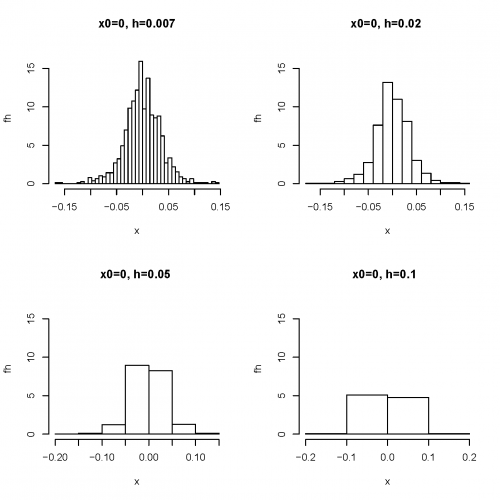

The R source for this figure:
# ------------------------------------------------------------------------------
# Book:        SPM - Nonparametric and Semiparametric Modelling
# ------------------------------------------------------------------------------
# Quantlet:    SPMhisdiffbin
# ------------------------------------------------------------------------------
# Description: SPMhisdiffbin computes histograms with different binwidths           
# ------------------------------------------------------------------------------
# Usage:       -
# ------------------------------------------------------------------------------
# Inputs:      x0 - origin
#              h  - binwidth
# ------------------------------------------------------------------------------
# Output:      Plot four histograms for the stock returns data with different 
#              bindwidths.
# ------------------------------------------------------------------------------
# Keywords:    histogram, binwidth,
# ------------------------------------------------------------------------------
# See also:    SPMhistogram, SPMhistmse, SPMhisdiffori, SPMashstock, 
#              SPMhiststock
# ------------------------------------------------------------------------------
# Example:     -
# ------------------------------------------------------------------------------
# Author:      Marlene Mueller, 2008/11/21
# ------------------------------------------------------------------------------

# Close windows and clear variables
graphics.off()
rm(list = ls(all = TRUE))

# Read dataset
x = read.csv("C:/.../stockres.txt")  #Change directory
x = unlist(x)

# Input
h  = c(0.007, 0.02, 0.05, 0.1)  #binwidth, 1x4 vector
x0 = 0  #origin

# Select bins
breaks = function(x, x0, h) {
    b = floor((min(x) - x0)/h):ceiling((max(x) - x0)/h)
    b = b * h + x0
    return(b)
}

# Plot histograms
par(mfrow = c(2, 2))
hist(x, freq = FALSE, breaks = breaks(x, x0 = 0, h[1]), main = c(paste("x0 =", 
    x0), paste("h =", h[1])), xlab = "x", ylab = "fh", ylim = c(0, 17))
hist(x, freq = FALSE, breaks = breaks(x, x0, h[2]), main = c(paste("x0 =", 
    x0), paste("h =", h[2])), xlab = "x", ylab = "fh", ylim = c(0, 17))
hist(x, freq = FALSE, breaks = breaks(x, x0, h[3]), main = c(paste("x0 =", 
    x0), paste("h =", h[3])), xlab = "x", ylab = "fh", ylim = c(0, 17))
hist(x, freq = FALSE, breaks = breaks(x, x0, h[4]), main = c(paste("x0 =", 
    x0), paste("h =", h[4])), xlab = "x", ylab = "fh", ylim = c(0, 17)) 
